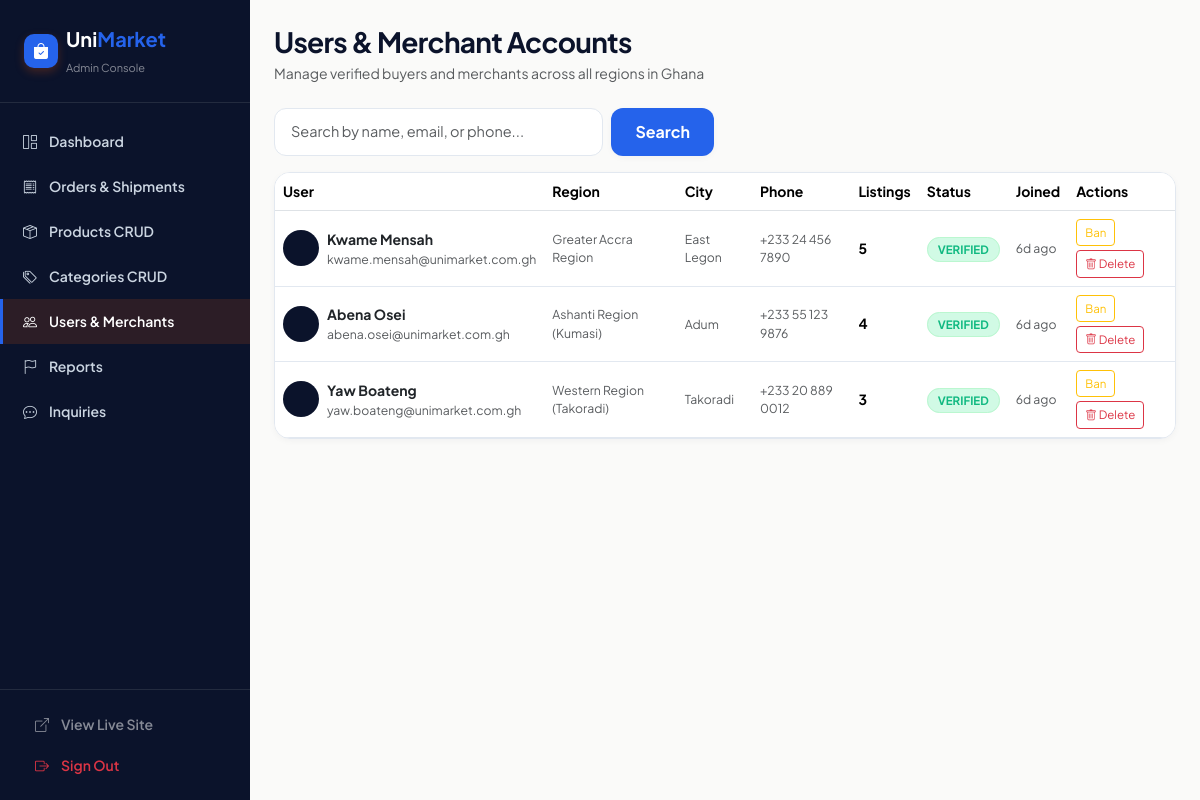
The page /admin/users.php (signed in) on the database as committed earlier.
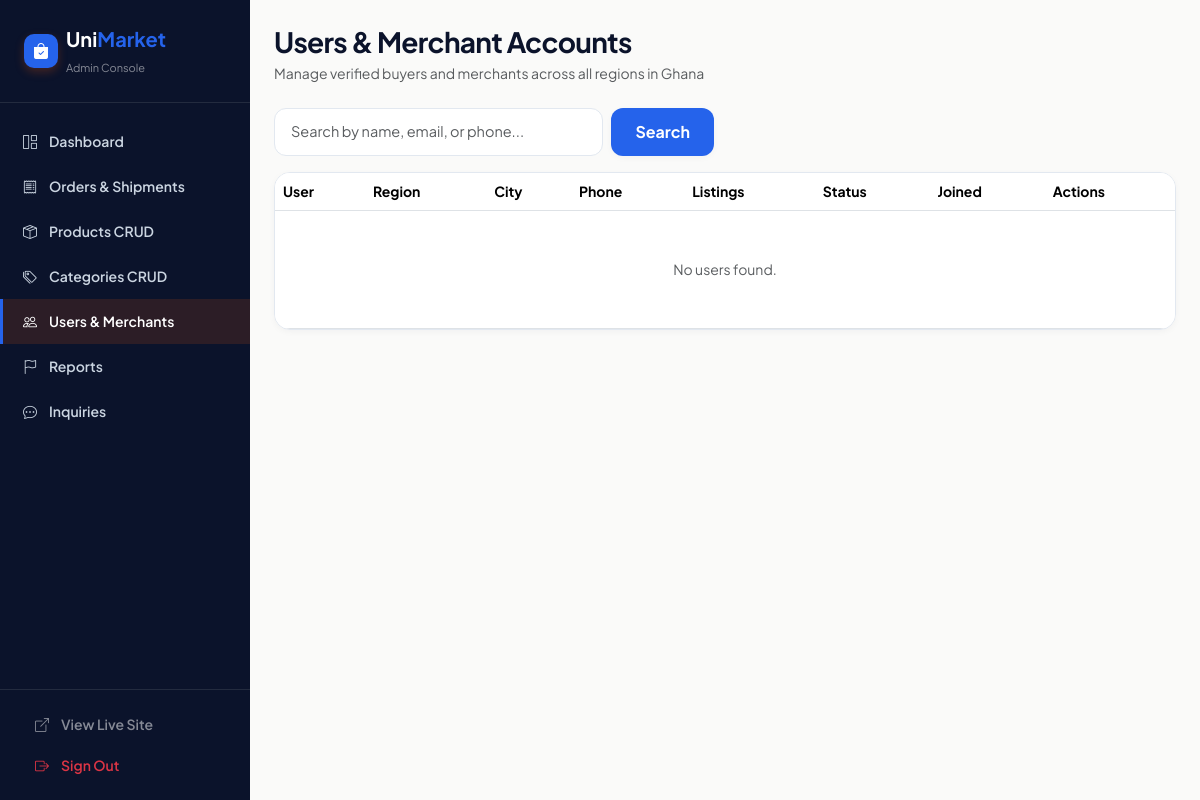
The same page on the database as committed later.
### tables this page shows
CREATE TABLE users (
    id INT AUTO_INCREMENT PRIMARY KEY,
    full_name VARCHAR(100) NOT NULL,
    email VARCHAR(150) NOT NULL UNIQUE,
    password VARCHAR(255) NOT NULL,
    phone VARCHAR(30) DEFAULT NULL,
    region VARCHAR(100) DEFAULT 'Greater Accra Region',
    city VARCHAR(100) DEFAULT 'Accra',
    address VARCHAR(200) DEFAULT 'Airport Residential, Accra',
    avatar VARCHAR(500) DEFAULT NULL,
    is_verified TINYINT(1) DEFAULT 1,
    is_admin TINYINT(1) DEFAULT 0,
    is_banned TINYINT(1) DEFAULT 0,
    created_at TIMESTAMP DEFAULT CURRENT_TIMESTAMP
);

### includes/db.php (called while the page is built, shortened)
<?php
function sanitize($data) {
    return htmlspecialchars(strip_tags(trim((string)$data)), ENT_QUOTES, 'UTF-8');
}
function timeAgo($datetime) {
    $timezone = new DateTimeZone('Africa/Accra');
    try {
        $now = new DateTime('now', $timezone);
        $ago = new DateTime($datetime, $timezone);
        $diff = $now->diff($ago);
        if ($diff->d > 0) return $diff->d . 'd ago';
        return 'Just now';
    } catch (Exception $e) {
        return 'Recently';
    }
}

### admin/users.php (the view, shortened to what this page needs)
<?php
require_once '../includes/db.php';
$search = trim((string)($_GET['q'] ?? ''));
$sql = "SELECT u.*, (SELECT COUNT(*) FROM products WHERE seller_id=u.id AND status!='removed') AS listing_count FROM users u WHERE u.is_admin=0";
if ($search !== '') {
    $sql .= " AND (u.full_name LIKE ? OR u.email LIKE ? OR u.phone LIKE ?) ORDER BY u.created_at DESC";
    $like = '%' . $search . '%';
    $u_stmt = $conn->prepare($sql);
    $u_stmt->bind_param("sss", $like, $like, $like);
    $u_stmt->execute();
    $users = $u_stmt->get_result();
} else {
    $sql .= " ORDER BY u.created_at DESC";
    $users = $conn->query($sql);
}
?>
<!DOCTYPE html>
<html lang="en">
<head>
    <link href="https://cdn.jsdelivr.net/npm/bootstrap@5.3.2/dist/css/bootstrap.min.css" rel="stylesheet">
    <link href="https://cdn.jsdelivr.net/npm/bootstrap-icons@1.11.3/font/bootstrap-icons.min.css" rel="stylesheet">
    <link href="../css/style.css" rel="stylesheet">
</head>
<body style="background:#FAFAF9;">
<div class="d-flex flex-column flex-md-row" style="min-height:100vh;">
    <?php include __DIR__ . '/includes/sidebar.php'; ?>
    <main class="flex-fill p-4" style="overflow-x:hidden;">
        <h3 class="fw-bold mb-1" style="color:var(--brand-slate);">Users & Merchant Accounts</h3>
        <p class="text-muted small mb-4">Manage verified buyers and merchants across all regions in Ghana</p>
        <form method="GET" class="d-flex gap-2 my-3" style="max-width:440px;">
            <input type="text" name="q" class="form-control um-input" placeholder="Search by name, email, or phone..." value="<?= htmlspecialchars($search) ?>">
            <button type="submit" class="btn btn-orange px-4">Search</button>
        </form>
        <div class="um-card overflow-hidden">
            <div class="table-responsive">
                <table class="table mb-0 align-middle" style="font-size:14px;">
                    <thead style="background:#F8FAFC;">
                        <tr><th>User</th><th>Region</th><th>City</th><th>Phone</th><th>Listings</th><th>Status</th><th>Joined</th><th>Actions</th></tr>
                    </thead>
                    <tbody>
                    <?php if (!$users || $users->num_rows === 0): ?>
                    <tr><td colspan="8" class="text-center py-5 text-muted">No users found.</td></tr>
                    <?php endif; ?>
                    <?php while ($users && $u = $users->fetch_assoc()): ?>
                    <tr style="border-bottom:1px solid var(--border-color);<?= $u['is_banned'] ? 'opacity:.6;' : '' ?>">
                        <td>
                            <div class="d-flex align-items-center gap-2">
                                <div class="seller-avatar" style="width:36px;height:36px;font-size:13px;border-radius:50%;background:var(--brand-slate);color:#fff;display:flex;align-items:center;justify-content:center;overflow:hidden;">
                                </div>
                                <div>
                                    <div class="fw-bold text-dark"><?= sanitize($u['full_name']) ?></div>
                                    <div class="text-muted small"><?= sanitize($u['email']) ?></div>
                                </div>
                            </div>
                        </td>
                        <td class="text-muted small"><?= sanitize($u['region'] ?? 'Greater Accra') ?></td>
                        <td class="text-muted small"><?= sanitize($u['city'] ?? 'Accra') ?></td>
                        <td class="text-muted small"><?= sanitize($u['phone']) ?: '—' ?></td>
                        <td class="fw-bold"><?= $u['listing_count'] ?></td>
                        <td>
                            <?php if ($u['is_banned']): ?>
                                <span class="badge-status-cancelled">BANNED</span>
                            <?php elseif ($u['is_verified']): ?>
                                <span class="badge-status-in-stock">VERIFIED</span>
                            <?php else: ?>
                                <span class="badge bg-light text-muted border">UNVERIFIED</span>
                            <?php endif; ?>
                        </td>
                        <td class="text-muted small"><?= timeAgo($u['created_at']) ?></td>
                        <td>
                            <div class="d-flex gap-1 flex-wrap">
                                <?php if ($u['is_banned']): ?>
                                <form method="POST" action="" class="d-inline">
                                    <?= csrfField() ?>
                                    <input type="hidden" name="action" value="unban">
                                    <input type="hidden" name="user_id" value="<?= (int)$u['id'] ?>">
                                    <button type="submit" class="btn btn-sm btn-outline-success py-1 px-2" style="font-size:11.5px;">Unban</button>
                                </form>
                                <?php else: ?>
                                <form method="POST" action="" class="d-inline" onsubmit="return confirm('Ban this user?')">
                                    <button type="submit" class="btn btn-sm btn-outline-warning py-1 px-2" style="font-size:11.5px;">Ban</button>
                                </form>
                                <?php endif; ?>
                                <form method="POST" action="" class="d-inline" onsubmit="return confirm('Permanently delete this user/merchant and all their listings? This cannot be undone.')">
                                    <button type="submit" class="btn btn-sm btn-outline-danger py-1 px-2" style="font-size:11.5px;" title="Delete User/Merchant">
                                        <i class="bi bi-trash"></i> Delete
                                    </button>
                                </form>
                            </div>
                        </td>
                    </tr>
                    <?php endwhile; ?>
                    </tbody>
                </table>
            </div>
        </div>
    </main>
</div>
</body>
</html>

### admin/includes/sidebar.php (shortened to what this page needs)
<?php
$admin_active_page = basename($_SERVER['PHP_SELF']);
?>
<aside class="admin-sidebar-nav d-none d-md-flex">
    <div class="px-4 py-4 border-bottom border-secondary border-opacity-25">
        <div class="d-flex align-items-center gap-2">
            <div class="brand-icon-box" style="width:34px;height:34px;font-size:16px;">
                <i class="bi bi-bag-check-fill"></i>
            </div>
            <div>
                <div class="fw-bold text-white fs-5 leading-none">
                    Uni<span style="color:var(--accent-orange);">Market</span>
                </div>
                <span class="small text-white-50" style="font-size:11px;">Admin Console</span>
            </div>
        </div>
    </div>
    <nav class="py-3 flex-grow-1">
        <a href="index.php" class="admin-nav-item <?= $admin_active_page === 'index.php' ? 'active' : '' ?>">
            <i class="bi bi-grid-1x2"></i> Dashboard
        </a>
        <a href="orders.php" class="admin-nav-item <?= $admin_active_page === 'orders.php' ? 'active' : '' ?>">
            <i class="bi bi-receipt"></i> Orders &amp; Shipments
        </a>
        <a href="products.php" class="admin-nav-item <?= $admin_active_page === 'products.php' ? 'active' : '' ?>">
            <i class="bi bi-box-seam"></i> Products CRUD
        </a>
        <a href="categories.php" class="admin-nav-item <?= $admin_active_page === 'categories.php' ? 'active' : '' ?>">
            <i class="bi bi-tags"></i> Categories CRUD
        </a>
        <a href="users.php" class="admin-nav-item <?= $admin_active_page === 'users.php' ? 'active' : '' ?>">
            <i class="bi bi-people"></i> Users &amp; Merchants
        </a>
        <a href="reports.php" class="admin-nav-item <?= $admin_active_page === 'reports.php' ? 'active' : '' ?>">
            <i class="bi bi-flag"></i> Reports
        </a>
        <a href="messages.php" class="admin-nav-item <?= $admin_active_page === 'messages.php' ? 'active' : '' ?>">
            <i class="bi bi-chat-dots"></i> Inquiries
        </a>
    </nav>
    <div class="p-3 border-top border-secondary border-opacity-25">
        <a href="../dashboard.php" target="_blank" class="admin-nav-item py-2 px-3 rounded-2 text-white-50 mb-1">
            <i class="bi bi-box-arrow-up-right"></i> View Live Site
        </a>
        <a href="../logout.php" class="admin-nav-item py-2 px-3 rounded-2 text-danger">
            <i class="bi bi-box-arrow-right"></i> Sign Out
        </a>
    </div>
</aside>

### css/style.css (style rules this page uses)
:root { --brand-slate: #0B132B; --brand-slate-dark: #050914; --brand-slate-light: #1C2541; --brand-navy: #0B132B; --accent-orange: #2563EB; --accent-orange-hover: #1D4ED8; --accent-orange-light: #DBEAFE; --accent-orange-subtle:#EFF6FF; --accent-emerald: #2563EB; --accent-emerald-hover:#1D4ED8; --accent-green: #10B981; --accent-green-hover: #059669; --accent-green-light: #D1FAE5; --accent-green-subtle:#ECFDF5; --accent-amber: #F59E0B; --accent-amber-light: #FEF3C7; --bg-page: #F8FAFC; --bg-surface: #FFFFFF; --bg-subtle: #F1F5F9; --border-color: #E2E8F0; --border-focus: #2563EB; --text-primary: #0F172A; --text-dark: #0F172A; --text-secondary: #475569; --text-muted: #64748B; --text-light: #94A3B8; --color-danger: #DC2626; --color-danger-bg: #FEF2F2; --color-success: #059669; --color-info: #0284C7; --radius-sm: 8px; --radius-md: 12px; --radius-lg: 16px; --radius-full: 9999px; --shadow-xs: 0 1px 2px 0 rgba(30, 41, 59, 0.05); --shadow-sm: 0 2px 8px -2px rgba(30, 41, 59, 0.06); --shadow-md: 0 8px 24px -4px rgba(30, 41, 59, 0.08); --shadow-lg: 0 16px 36px -6px rgba(30, 41, 59, 0.12); --shadow-orange: 0 8px 20px -2px rgba(234, 88, 12, 0.28); }
*, *::before, *::after { box-sizing: border-box; }
body { font-family: 'Plus Jakarta Sans', 'Inter', -apple-system, BlinkMacSystemFont, 'Segoe UI', Roboto, sans-serif; background-color: var(--bg-page); color: var(--text-primary); min-height: 100vh; display: flex; flex-direction: column; -webkit-font-smoothing: antialiased; text-rendering: optimizeLegibility; line-height: 1.5; }
h1, h2, h3, h4, h5, h6 { font-family: 'Plus Jakarta Sans', sans-serif; color: var(--brand-slate); font-weight: 700; letter-spacing: -0.025em; line-height: 1.25; }
a { text-decoration: none; color: inherit; transition: color 0.15s ease, background-color 0.15s ease; }
.brand-icon-box { width: 36px; height: 36px; background: var(--accent-orange); color: #fff; border-radius: 10px; display: inline-flex; align-items: center; justify-content: center; font-size: 18px; box-shadow: 0 4px 10px rgba(234, 88, 12, 0.25); }
.um-card { background: var(--bg-surface); border: 1px solid var(--border-color); border-radius: var(--radius-lg); box-shadow: var(--shadow-sm); transition: all 0.22s ease; }
.form-control.um-input, .form-select.um-input { border: 1.5px solid var(--border-color) !important; border-radius: var(--radius-md) !important; font-family: inherit !important; font-size: 14.5px !important; background: #FFFFFF !important; color: var(--text-primary) !important; padding: 11px 16px !important; transition: all 0.2s ease !important; }
.btn-orange, .btn-emerald { background: var(--accent-orange); color: #FFFFFF !important; font-weight: 700; border: none; border-radius: var(--radius-md); padding: 12px 24px; transition: all 0.18s ease; box-shadow: var(--shadow-sm); display: inline-flex; align-items: center; justify-content: center; gap: 8px; }
.admin-sidebar-nav { width: 250px; background: var(--brand-slate); color: #94A3B8; display: flex; flex-direction: column; flex-shrink: 0; min-height: 100vh; }
.admin-nav-item { display: flex; align-items: center; gap: 12px; padding: 12px 20px; font-size: 14px; font-weight: 600; color: #CBD5E1; border-left: 3px solid transparent; transition: all 0.15s ease; }
.admin-nav-item.active { background: rgba(234, 88, 12, 0.15); color: #FFFFFF; border-left-color: var(--accent-orange); }
html, body { overflow-x: hidden; max-width: 100%; }
.table-responsive { -webkit-overflow-scrolling: touch; }
.badge-status-in-stock, .badge-status-delivered, .badge-status-paid { background: var(--accent-green-light); color: var(--accent-green); border: 1px solid #BBF7D0; font-size: 11.5px; font-weight: 700; padding: 4px 10px; border-radius: var(--radius-full); }
.seller-avatar { border-radius: 50%; overflow: hidden; display: flex; align-items: center; justify-content: center; background: var(--brand-slate); color: #FFFFFF; font-weight: 700; flex-shrink: 0; }

Rows that differ between the two databases and show on the page:
removed users: full_name "Kwame Mensah", email "kwame.mensah@unimarket.com.gh", region "Greater Accra Region", city "East Legon", phone "+233 24 456 7890", listing_count "5", is_banned "VERIFIED", created_at "6d ago"
removed users: full_name "Abena Osei", email "abena.osei@unimarket.com.gh", region "Ashanti Region (Kumasi)", city "Adum", phone "+233 55 123 9876", listing_count "4", is_banned "VERIFIED", created_at "6d ago"
removed users: full_name "Yaw Boateng", email "yaw.boateng@unimarket.com.gh", region "Western Region (Takoradi)", city "Takoradi", phone "+233 20 889 0012", listing_count "3", is_banned "VERIFIED", created_at "6d ago"
Other text that changed with them:
text now shown: "No users found."
